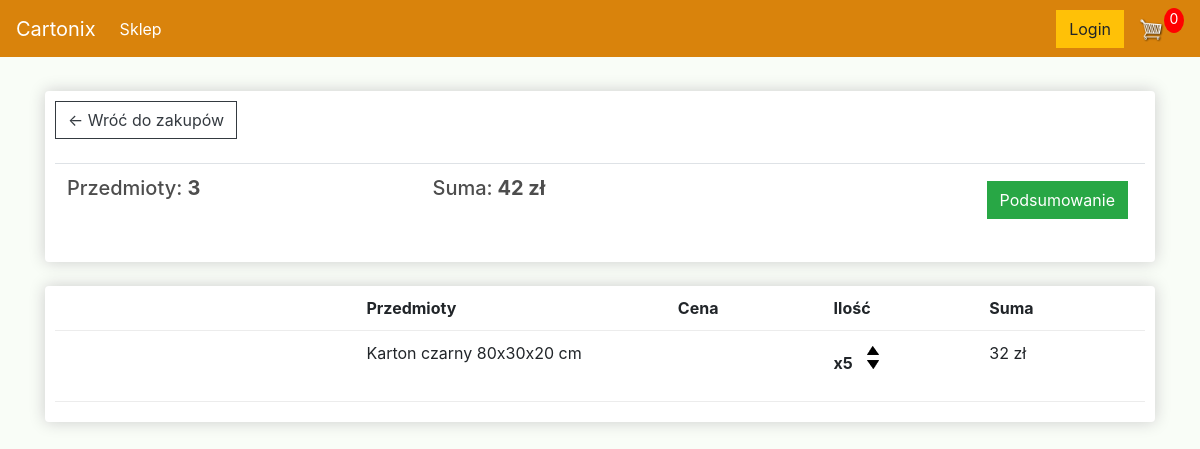
The app's page /cart/ (signed in), older data.
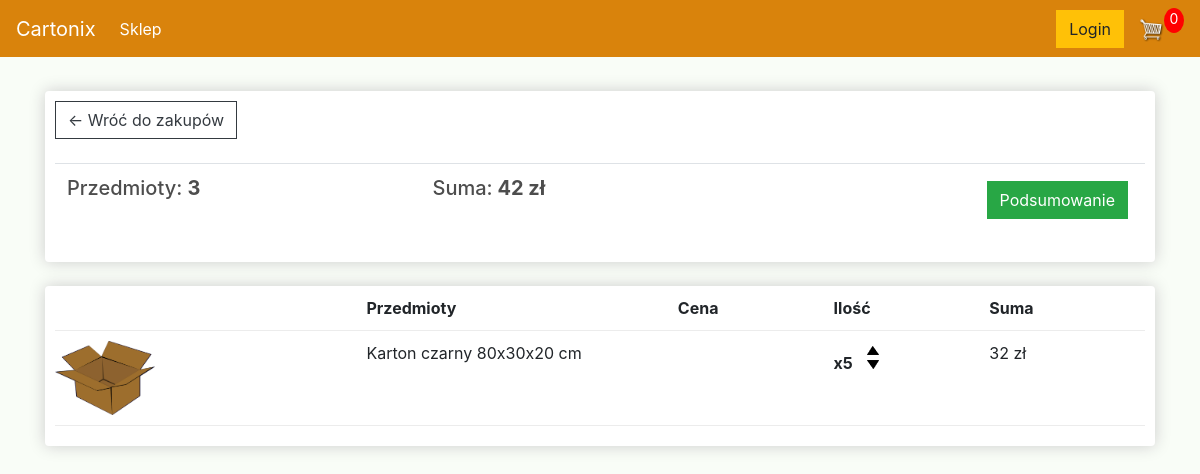
The same page, newer data.
### cartoon_shoop/models.py (models this page shows, shortened)
class OrderItem(models.Model):
    order = models.ForeignKey(Order, on_delete=models.SET_NULL, null=True)
    product = models.ForeignKey(Product, on_delete=models.SET_NULL, null = True)
    quantity = models.IntegerField(default=0, null=True)
    date_added = models.DateTimeField(auto_now_add=True, null=True)

class Product(models.Model):
    name = models.CharField(max_length=1000, null=True)
    price = models.FloatField()
    digital = models.BooleanField(default=False, null=True)
    image = models.ImageField(null = True)
    @property
    def imageURL(self):
        try:
            url = self.image.url
        except:
            url = ''
        return url

### cartoon_shoop/views.py (the view)
# urls.py: path('cart/', views.cart, name="cart"),
def cart(request):
	if request.user.is_authenticated:
		customer = request.user.customer
		order, created =Order.objects.get_or_create(customer=customer, complete=False)
		items = order.orderitem_set.all()
	else:
		items =[]
	context = {'items': items}
	return render(request, 'cartoon_shoop/cart.html', context)

### cartoon_shoop/templates/cartoon_shoop/cart.html
{% extends 'cartoon_shoop/main.html' %}
{% load static %}
{% block content %}
	<div class="row">
		<div class="col-lg-12">
			<div class="box-element">
				<a  class="btn btn-outline-dark" href="{% url 'store' %}">&#x2190; Wróć do zakupów</a>
				<br>
				<br>
				<table class="table">
					<tr>
						<th><h5>Przedmioty: <strong>3</strong></h5></th>
						<th><h5>Suma:<strong> 42 zł</strong></h5></th>
						<th>
							<a  style="float:right; margin:5px;" class="btn btn-success" href="{% url 'checkout' %}">Podsumowanie</a>
						</th>
					</tr>
				</table>
			</div>
			<br>
			<div class="box-element">
				<div class="cart-row">
					<div style="flex:2"></div>
					<div style="flex:2"><strong>Przedmioty</strong></div>
					<div style="flex:1"><strong>Cena</strong></div>
					<div style="flex:1"><strong>Ilość</strong></div>
					<div style="flex:1"><strong>Suma</strong></div>
				</div>
				{% for item in items%}
				<div class="cart-row">
					<div style="flex:2"><img class="row-image" src="{{item.product.imageURL}}"></div>
					<div style="flex:2"><p>{{item.product.name}}</p></div>
					<div style="flex:1"><p>{{item.product.prive|floatformat:2}}</p></div>
					<div style="flex:1">
						<p class="quantity">x{{item.quantity}}</p>
						<div class="quantity">
							<img class="chg-quantity" src="{% static  'images/arrow_up.png' %}">
							<img class="chg-quantity" src="{% static  'images/arrow_down.png' %}">
						</div>
					</div>
					<div style="flex:1"><p>32 zł</p></div>
				</div>
				{% endfor %}
			</div>
		</div>
	</div>
{% endblock content %}

### cartoon_shoop/templates/cartoon_shoop/main.html (shortened to what this page needs)
<!DOCTYPE html>
{% load static %}
<html>
<head>
	<link rel="stylesheet" href="https://stackpath.bootstrapcdn.com/bootstrap/4.4.1/css/bootstrap.min.css">
	<link rel="stylesheet" type="text/css" href="{% static '/css/main.css' %}">
</head>
<body>
	<nav class="navbar navbar-expand-lg navbar-dark bg-dark">
	  <a class="navbar-brand" href="{% url 'store' %}">Cartonix</a>
	  <div class="collapse navbar-collapse" id="navbarSupportedContent">
	    <ul class="navbar-nav mr-auto">
	      <li class="nav-item active">
	        <a class="nav-link" href="{% url 'store' %}">Sklep <span class="sr-only">(current)</span></a>
	      </li>
	    </ul>
	    <div class="form-inline my-2 my-lg-0">
	     	<a href="#"class="btn btn-warning">Login</a>
	     	<a href="{% url 'cart' %}">
	    		<img  id="cart-icon" src="{% static 'images/trolley.png' %}">
	    	</a>
	    	<p id="cart-total">0</p>
	    </div>
	  </div>
	</nav>
     <div class="container">
            <br>
            {% block content %}
            {% endblock content %}
         </div>
</body>
</html>

### static/css/main.css (style rules this page uses)
body { background-color: hsl(98, 56%, 98%); }
h1,h2,h3,h4,h5,h6 { color:hsl(0, 0%, 30%); }
.box-element { box-shadow:hsl(0, 0%, 80%) 0 0 16px; background-color: #fff; border-radius: 4px; padding: 10px; }
.bg-dark { background-color: #d9830c!important; }
#cart-icon { width:25px; display: inline-block; margin-left: 15px; }
#cart-total { display: block; text-align: center; color:#fff; background-color: red; width: 20px; height: 25px; border-radius: 50%; font-size: 14px; }
.col-lg-4, .col-lg-6, .col-lg-8, .col-lg-12 { margin-top: 10px; }
.btn { border-radius: 0; }
.row-image { width: 100px; }
.cart-row { display: flex; align-items: flex-stretch; padding-bottom: 10px; margin-bottom: 10px; border-bottom: 1px solid #ececec; }
.quantity { display: inline-block; font-weight: 700; padding-right:10px; }
.chg-quantity { width: 12px; cursor: pointer; display: block; margin-top: 5px; transition:.1s; }

Row changes from the older to the newer data that the page shows:
changed through a linked row, OrderItem "Karton czarny 80x30x20 cm": product.imageURL: picture added
